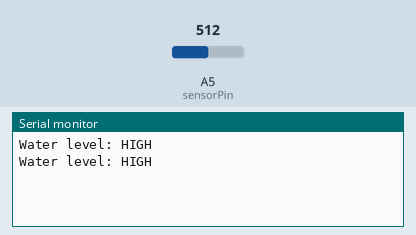
A sketch run on a simulated Arduino Uno, built with avr-gcc and run on an emulated ATmega328P. Parts: the last lines printed to the serial monitor. The inputs (shaded band) are chosen by the test bench; at power-on: A5 (sensorPin) = 512.

Above: at 1.8 s.
1.9 s: A5 (sensorPin) set to 1006
At 2.8 s:
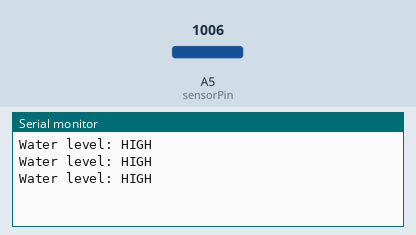
3.4 s: A5 (sensorPin) set to 1019
At 4.9 s:
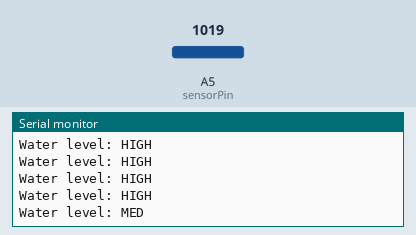

The sketch:

water_level_sensor.ino
```cpp
// Sensor pins
#define sensorPower 7
#define sensorPin A5

// Thresholds
int upperThreshold = 1016;
int lowerThreshold = 1023;

// Value for storing water level
int val = 0;

void setup() {
	// Set D7 as an OUTPUT
	pinMode(sensorPower, OUTPUT);

	// Set to LOW so no power flows through the sensor
	digitalWrite(sensorPower, LOW);

	Serial.begin(9600);
}

void loop() {
	//get the reading from the function below and print it
	int level = readSensor();

	if(level <= 1023 && level >= 1021){
      Serial.println("Water level: LOW ");
  } else if(level < 1021 && level > 1018){
      Serial.println("Water level: MED ");
  } else{
    Serial.println("Water level: HIGH ");
  }

  //int adjustedLevel = map(level, 1023, 880, 0, 100); // map the value from 0, 1023 to 0, 100
	//Serial.println(level);

	delay(1000);
}

//This is a function used to get the reading
int readSensor() {
	digitalWrite(sensorPower, HIGH);	// Turn the sensor ON
	delay(10);							// wait 10 milliseconds
	val = analogRead(sensorPin);		// Read the analog value from sensor
	digitalWrite(sensorPower, LOW);		// Turn the sensor OFF
	return val;							// send current reading
}
```

Measured:
- the behaviour switches between 1018 and 1019 on A5 (sensorPin) (found by bisection; images 1 and 2)
- after the input at 3.4 s, the serial monitor: prints a new line after 0.65 s (image 2)
